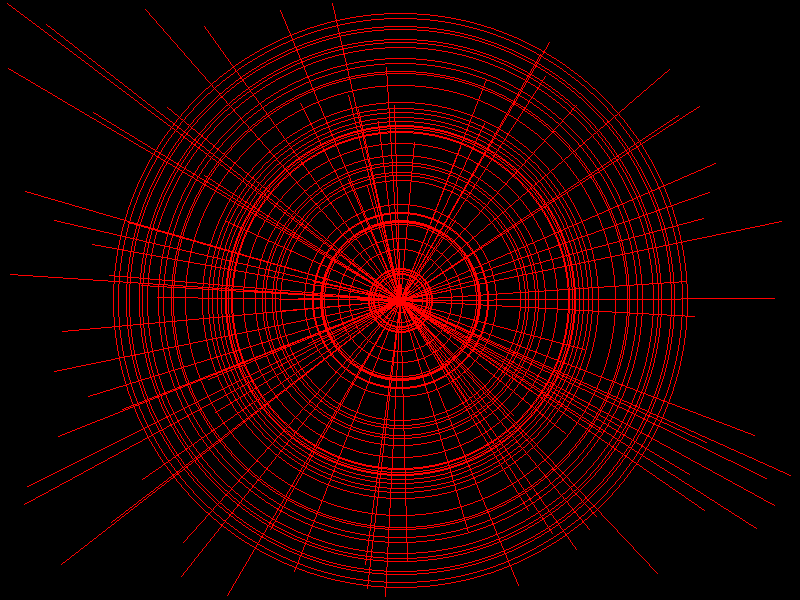
#> input picture Bresenham.png, 800 x 600 px
$ python Bresenham.py
#> lines starting #> are read from the running program, lines starting #| are printed output that depends on the picture
from PIL import Image
from random import randint

def draw_line(x1, y1, x2, y2):
    dx = abs(x2 - x1)
    dy = abs(y2 - y1)
    slope = dy > dx

    if slope:
        x1, y1 = y1, x1
        x2, y2 = y2, x2

    if x1 > x2:
        x1, x2 = x2, x1
        y1, y2 = y2, y1

    dx = abs(x2 - x1)
    dy = abs(y2 - y1)
    error = dx // 2
    y = y1
    y_step = 1 if y1 < y2 else -1

    points = []

    for x in range(x1, x2 + 1):
        coord = (y, x) if slope else (x, y)
        points.append(coord)
        error -= dy
        if error < 0:
            y += y_step
            error += dx

    return points

def draw_circle(center_x, center_y, radius):
    x = radius
    y = 0
    decision = 1 - radius
    points = set()

    while x >= y:
        points.add((x + center_x, y + center_y))
        points.add((-x + center_x, y + center_y))
        points.add((x + center_x, -y + center_y))
        points.add((-x + center_x, -y + center_y))
        points.add((y + center_x, x + center_y))
        points.add((-y + center_x, x + center_y))
        points.add((y + center_x, -x + center_y))
        points.add((-y + center_x, -x + center_y))

        y += 1
        if decision <= 0:
            decision += 2 * y + 1
        else:
            x -= 1
            decision += 2 * (y - x) + 1

    return list(points)

def draw(image, points, color):
    for point in points:
        image.putpixel(point, color)

if __name__ == '__main__':
    with Image.open('Bresenham.png') as im:
#> im is the input picture: PIL image 800x600 RGB; mean R, G, B 30.6, 0, 0
        im.paste((0, 0, 0), (0, 0, im.size[0], im.size[1]))
#> im: PIL image 800x600 RGB; every value is 0

        for i in range(100):
            line_points = draw_line(400, 300, randint(0, 799), randint(0, 599))
            draw(im, line_points, (255, 0, 0))
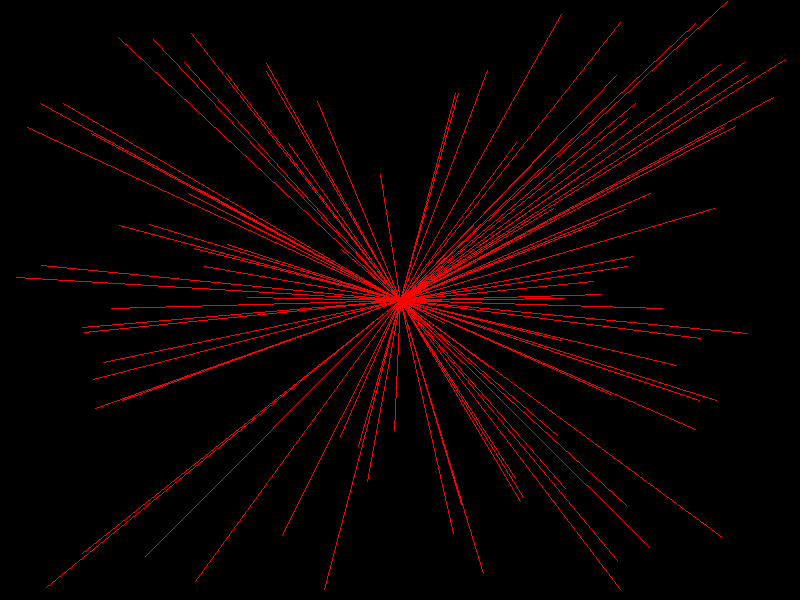
#> im: PIL image 800x600 RGB; mean R, G, B 11.7, 0, 0

        for i in range(50):
            circle_points = draw_circle(400, 300, randint(0, 299))
            draw(im, circle_points, (255, 0, 0))
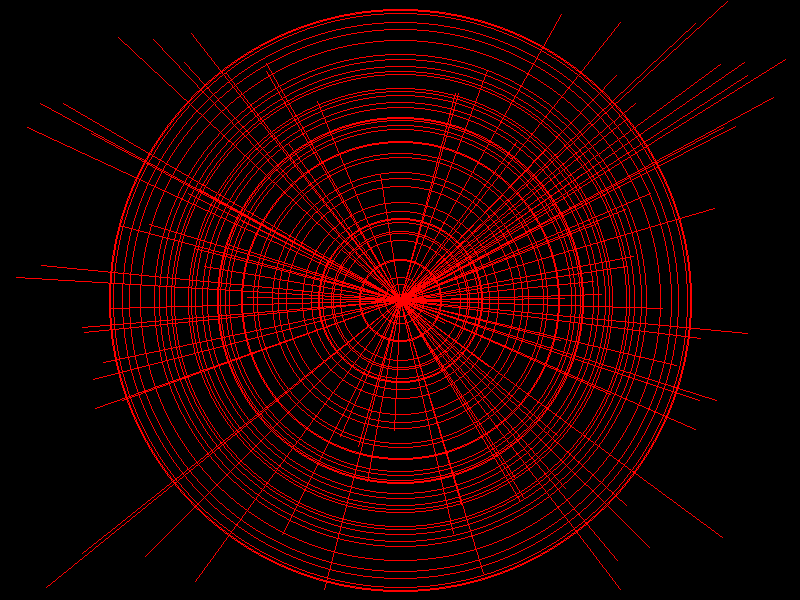
#> im: PIL image 800x600 RGB; mean R, G, B 29.9, 0, 0

        im.save('Bresenham.png')
